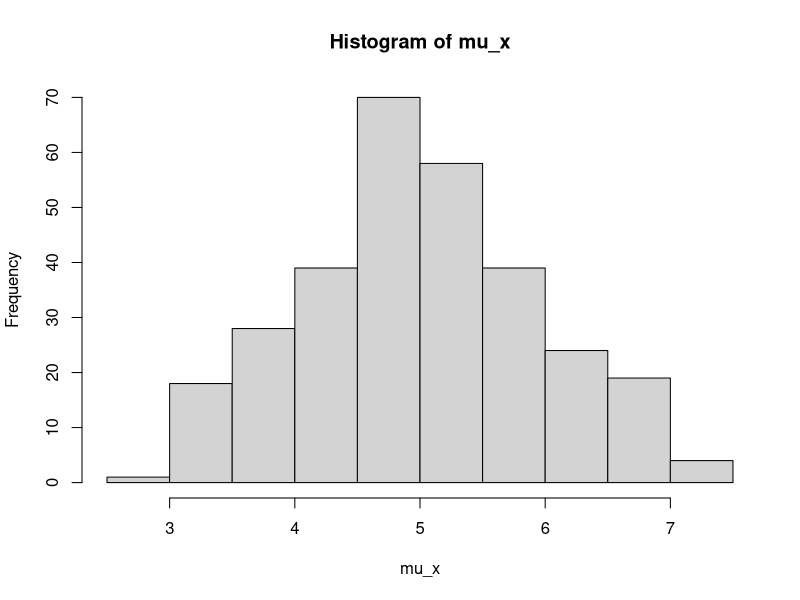
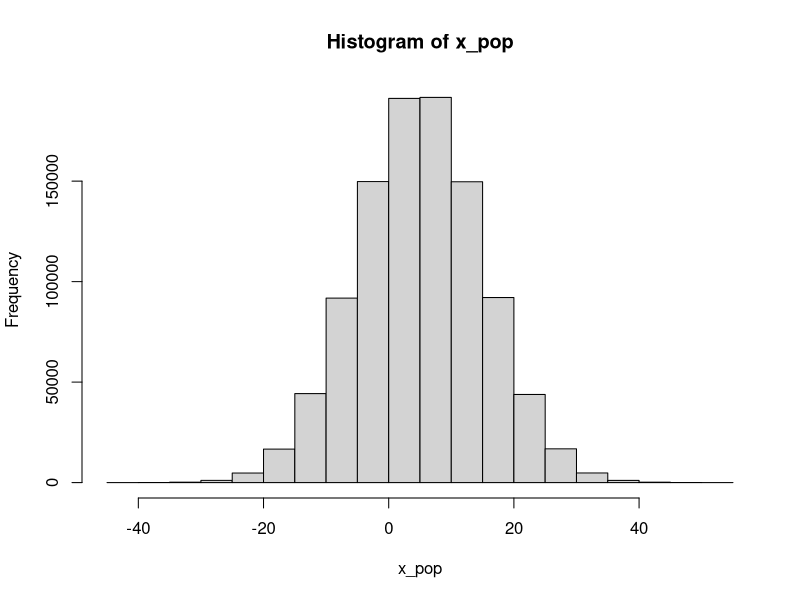
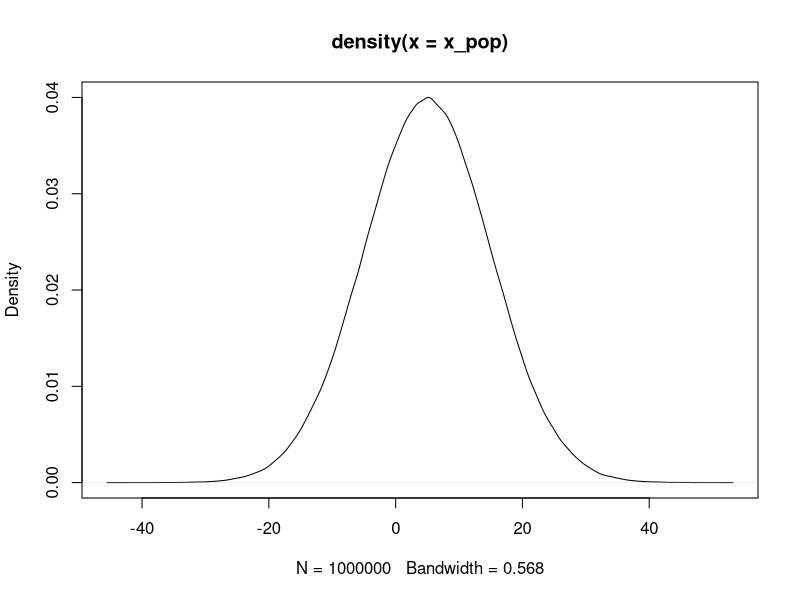
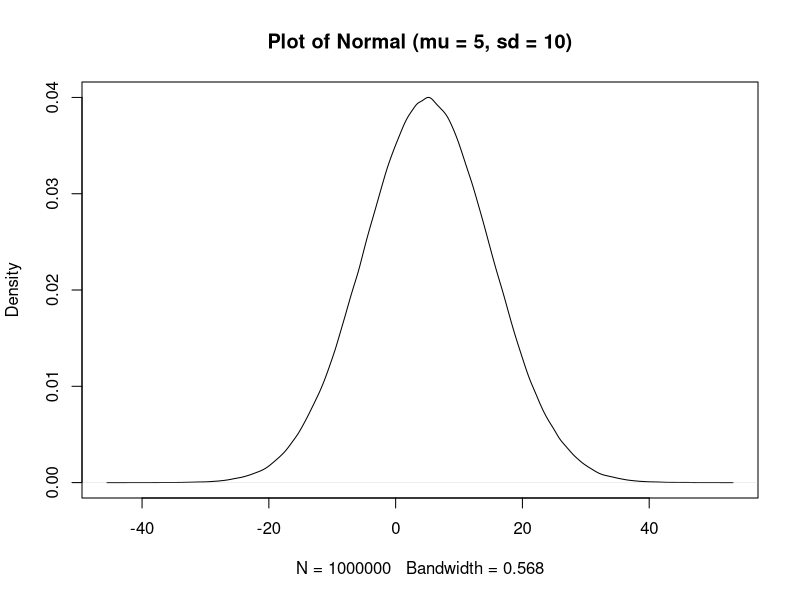
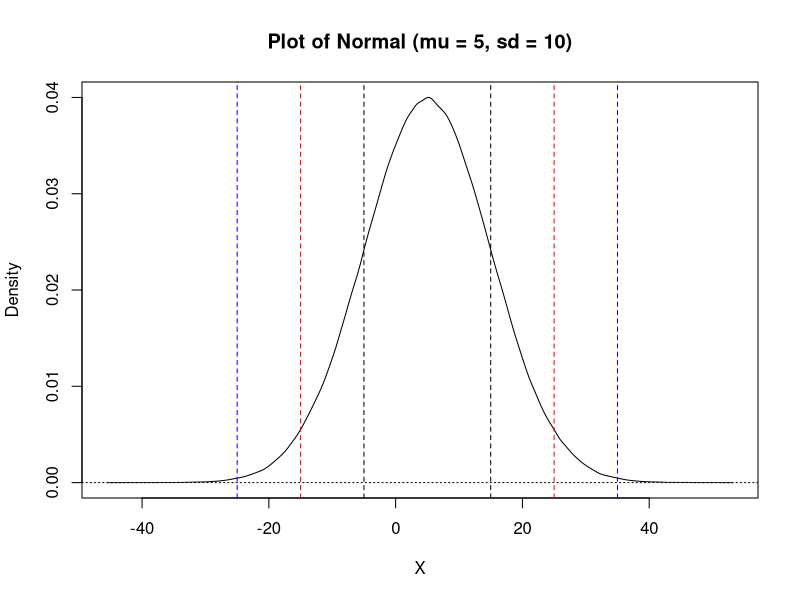
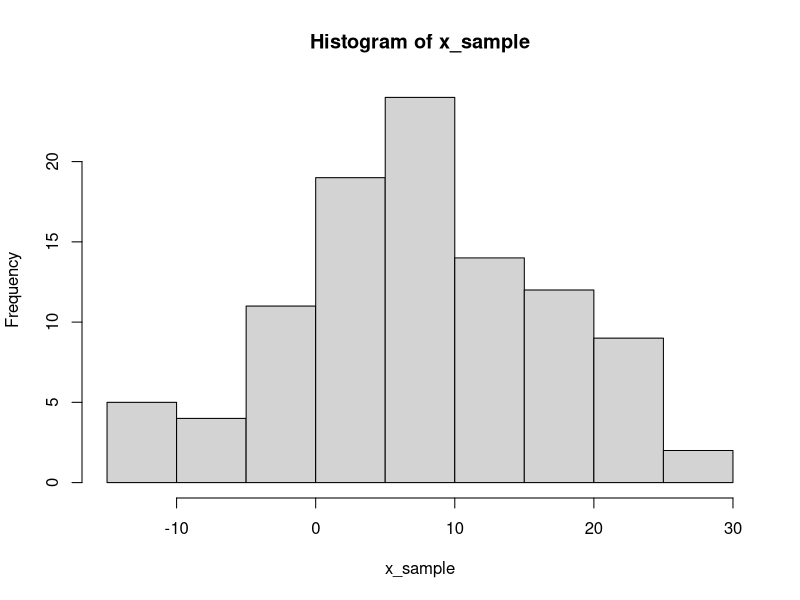
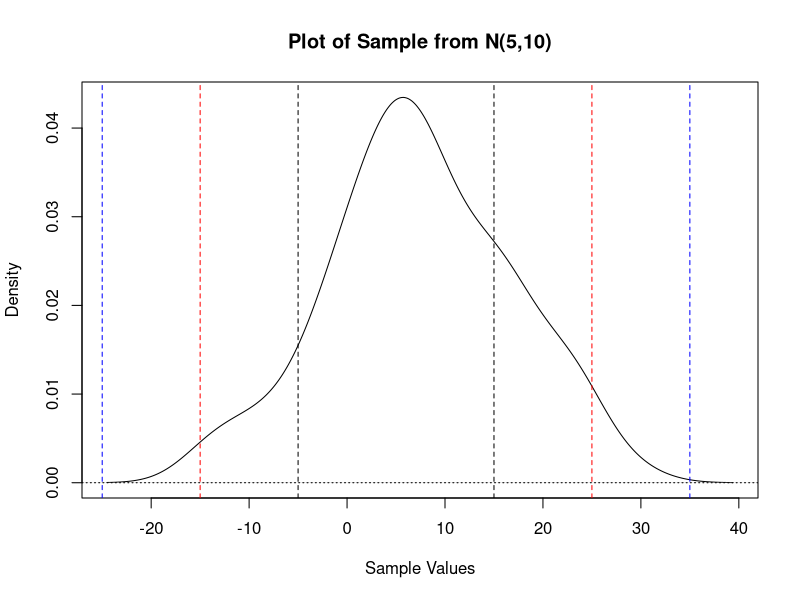
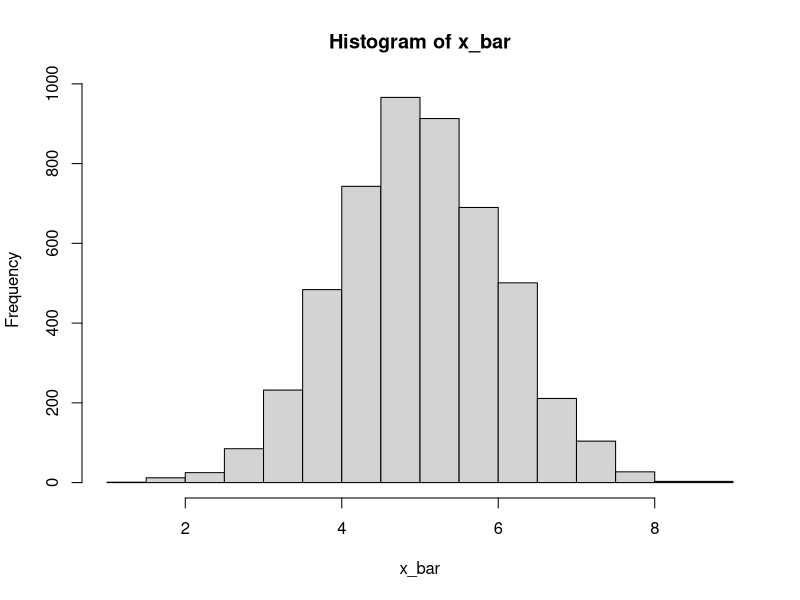

Write R code to recreate these figures, in order.
## ---- chunk 1
knitr::opts_chunk$set(echo = TRUE)
## ---- chunk 2
set.seed(1)
#This is "pre-allocating" the first vector
mu_x = c(NA, NA,NA)  
x = rnorm(100, mean= 5, sd= 10)
mu_x[1] = mean(x)
mu_x 
## ---- chunk 3
x <- rnorm(100, mean=5, sd = 10)
mu_x[2] <- mean(x)
x <- rnorm(100, mean=5, sd = 10)
mu_x[3] <- mean(x)
mu_x 
## ---- chunk 4
set.seed(1)
mu_x_for = c(NA, NA, NA)
for(i in 1:3){   ## tells R to do what is in brackets for i=1, i=2, i=3, and you can use i in here too.
  x <- rnorm(100, mean=5, sd= 10)
  mu_x_for[i] <- mean(x)
}
#These 2 objects will print the same values
mu_x
mu_x_for
## ---- chunk 5
set.seed(1)
mu_x = rep(NA, 300)   ## Repeats NA 300 times. The vector stores the calculated means in the for loop.
for(i in 1:300){
  x <- rnorm(100, mean=5, sd= 10)
  mu_x[i] <- mean(x)
  i
}

mu_x

hist(mu_x)
## ---- chunk 6
set.seed(1)
x_pop <- rnorm(1000000, mean=5, sd = 10)  
hist(x_pop)             # Histogram
plot(density(x_pop))    # Density Plot
plot(density(x_pop), main = "Plot of Normal (mu = 5, sd = 10)")    # Give a custom title
plot(density(x_pop), main = "Plot of Normal (mu = 5, sd = 10)", xlab = "X")    # Relabel the axis
abline(h=0, lty="dotted")  # Give a gridline

abline(v=-5, lty="dashed")    # one sd away
abline(v=15, lty="dashed")

abline(v=-15, col = "red", lty="dashed")   # two sd away
abline(v=25, col="red", lty="dashed")

abline(v=-25, col = "blue", lty="dashed")   # three sd away
abline(v=35, col="blue", lty="dashed")
## ---- chunk 7
# Can "compute" the 68-95-99.7 Rule, too
mean(x_pop > -5 & x_pop < 15)  
mean(x_pop > -15 & x_pop < 25) 
mean(x_pop > -25 & x_pop < 35)  

## ---- chunk 8
set.seed(1)
x_sample = sample(x_pop, size = 100, replace=TRUE)
hist(x_sample)
plot(density(x_sample), main="Plot of Sample from N(5,10)", xlab = "Sample Values")

abline(h=0, lty="dotted")  ## Give a gridline

abline(v=-5, lty="dashed")    ## one sd away
abline(v=15, lty="dashed")

abline(v=-15, col = "red", lty="dashed")   ## two sd away
abline(v=25, col="red", lty="dashed")

abline(v=-25, col = "blue", lty="dashed")   ## three sd away
abline(v=35, col="blue", lty="dashed")
## ---- chunk 9
mean(x_sample > -5 & x_sample < 15)  # 68  is about .70
mean(x_sample > -15 & x_sample < 25)  # 95 is about 98
mean(x_sample > -25 & x_sample < 35)  # 99.7 is about 100
## ---- chunk 10
mean(x_sample)  # The population mean is 7.46
## ---- chunk 11
set.seed(1)
x_bar = rep(NA, 5000)

for(i in 1:5000){
  x_sample = sample(x_pop, size = 100, replace=TRUE)
  x_bar[i] = mean(x_sample)   
}

head(x_bar)
## ---- chunk 12
hist(x_bar)
plot(density(x_bar))
## ---- chunk 13
mean(x_pop)
mean(x_bar)
## ---- chunk 14
sd(x_bar)
sd(x_pop)
## ---- chunk 15
sd(x_pop)/sqrt(100)   
sd(x_bar)
## ---- chunk 16
set.seed(1)
sample_size = c(10, 50, 100, 3000)
par(mfrow=c(3,2))
for(samp in sample_size){
  x_bar = rep(NA, 5000)
  
  for(i in 1:5000){
    x_sample = rnorm(samp, mean = 5, sd = 10)
    x_bar[i] = mean(x_sample)   
  }
  
  plot(density(x_bar), main=paste("Distribution of X-bar for N = ", samp), xlim=c(0,10), xlab = "X_bar")
  cat(mean(x_bar), "\n")
}

par(mfrow=c(1,1))
